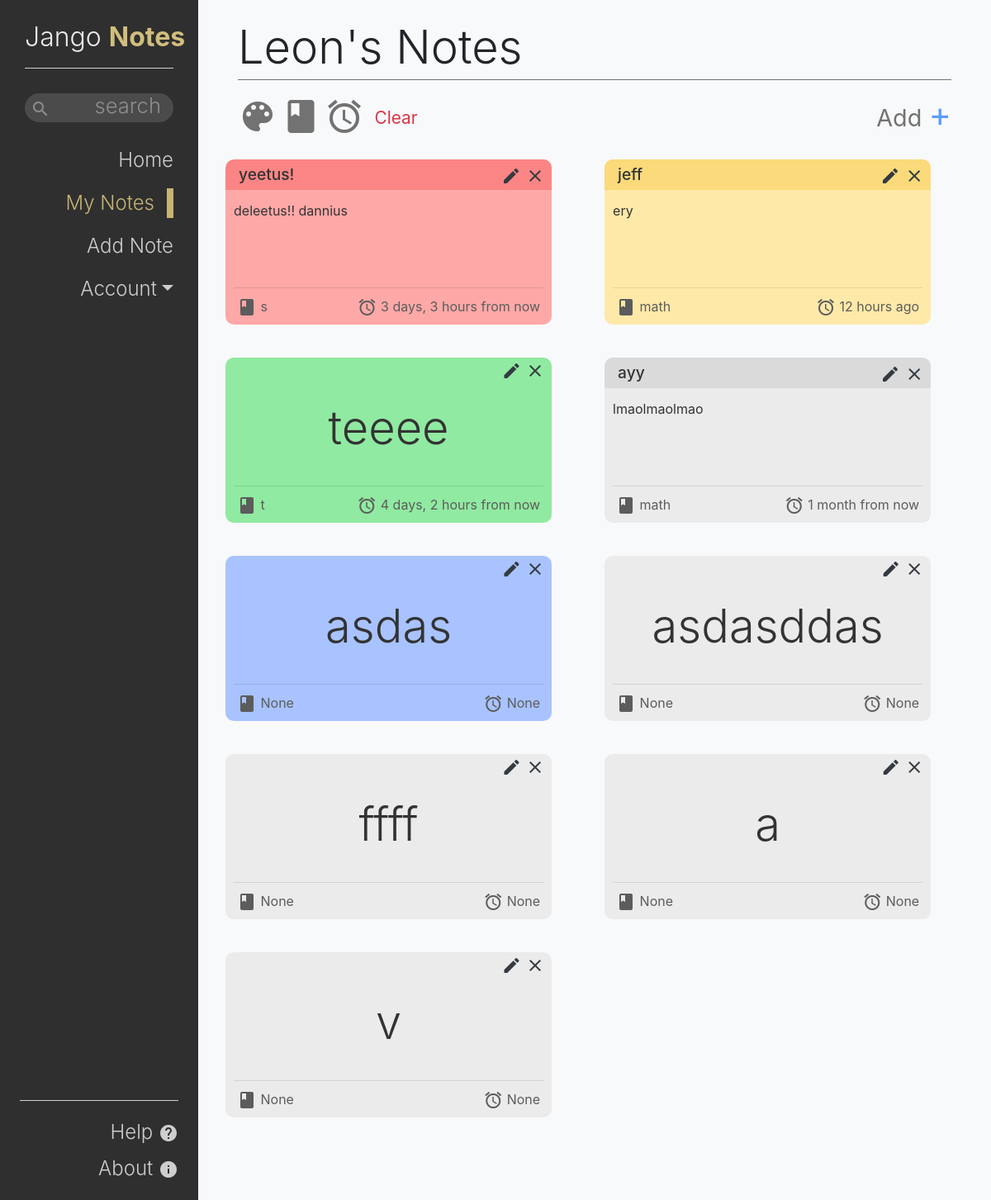
Before: /notes (signed in) with the older database file.
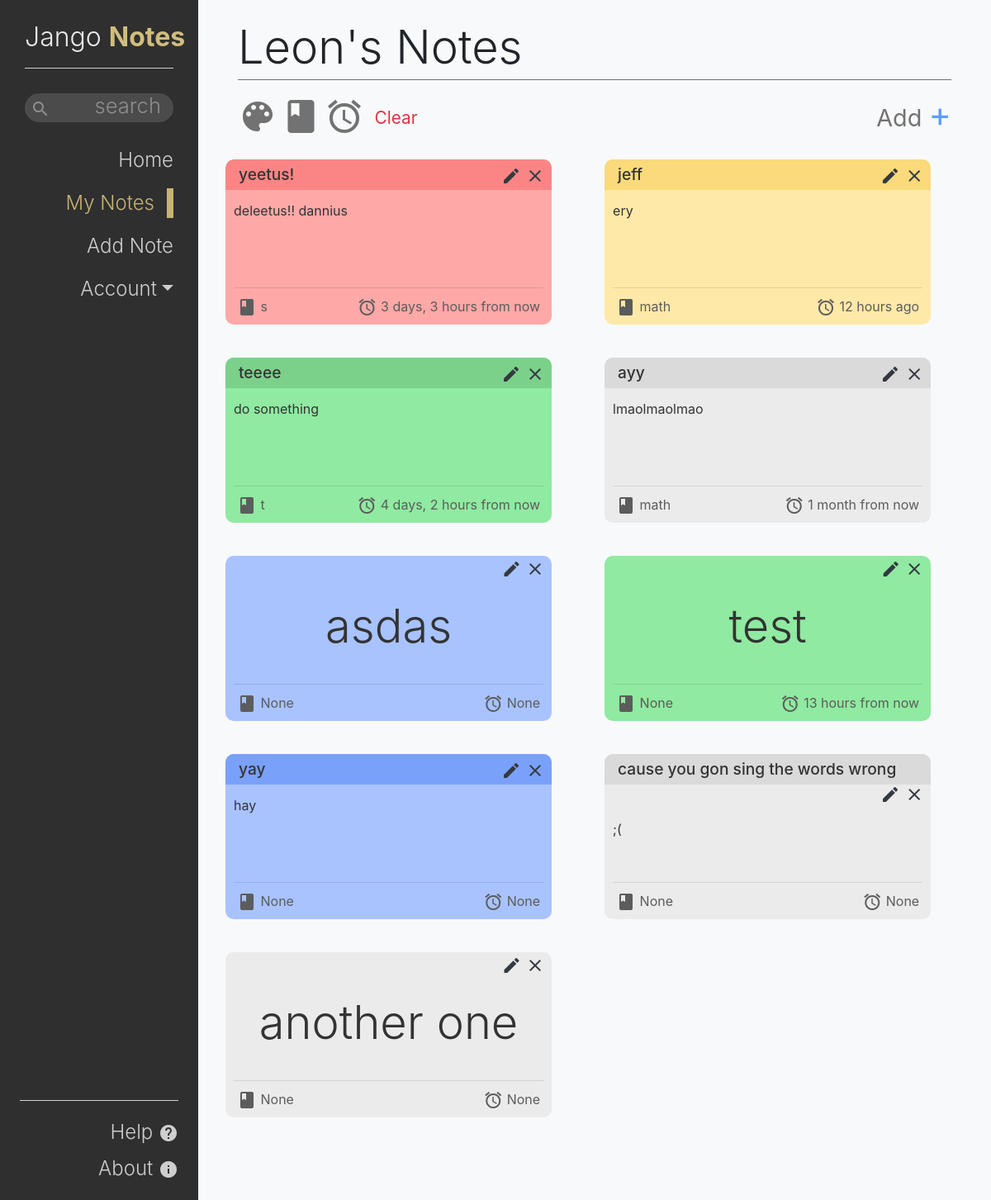
After: the same page with the newer database file.
### notesApp/models.py (models this page shows, shortened)
class Note(models.Model):
    colourChoices = (
        ('blue', 'Blue'),
        ('red', 'Red'),
        ('green', 'Green'),
        ('yellow', 'Yellow'),
    )
    owner = models.ForeignKey(User, on_delete=models.CASCADE)
    title = models.CharField(
        max_length=50, help_text="Main description of your task")
    description = models.TextField(
        blank=True, null=True, help_text="Any additional information")
    colour = models.CharField(blank=True, null=True,
                              max_length=50, choices=colourChoices, help_text="Colour code the note")
    group = models.CharField(
        blank=True, null=True, max_length=50, help_text="Assign the note to a group")
    dateCreated = models.DateTimeField(
        auto_now_add=True, verbose_name='date created')
    dateDue = models.DateTimeField(
        blank=True, null=True, help_text="Set a reminder date", verbose_name='date due')
    class Meta:
        ordering = ["dateCreated"]

### notesApp/views.py (the view)
# urls.py: path('notes', views.Notes, name='notes'),
@login_required
def Notes(request):
    search = request.GET.get('search', '')
    sort = request.GET.get('sort', 'dateCreated')
    noteList = Note.objects.filter(owner=request.user).filter(
        Q(title__contains=search) |
     Q(description__contains=search) |
     Q(group__contains=search) |
     Q(colour__contains=search)
     ).order_by(sort)
    return render(request, 'notesApp/notes.html', {'noteList': noteList})

### templates/notesApp/notes.html (shortened to what this page needs)
{% extends "base.html" %} {% load humanize %} {% block content %}
<span class="display-4">{{ user.get_username|title }}'s Notes</span>
<hr style="border-top: 1px solid #707070; margin: 5px 0 20px 0">
<div class="sort-icons">
  <i id="colour" class="material-icons" style="font-size: 48px">
  </i>
  <i id="group" class="material-icons" style="font-size: 48px">
  </i>
  <i id="dateDue" class="material-icons" style="font-size: 48px">
  </i>
  <a class="text-danger pl-2" style="position: relative; top: -15px; font-size: 1.3rem" href="{% url 'notes' %}">Clear</a>
  <a style="font-size: 1.8rem;
        color: #727272;
        text-decoration: none;
        position: relative;
        top: -10px" class="float-right" href="{% url 'noteCreate' %}">Add
    <span style="color: #5F9CFF;
        font-size: 2.6rem;
        margin-bottom: 20px;">+</span>
  </a>
</div>
{% if noteList %}
<div class="row notelist pr-3">
{% for note in noteList %}
<div class="note col-12 col-lg-6 {{ note.colour }}">
  {% if note.description %}
  <div class="note-title pl-3 py-1">
    {{ note.title }}
    <div class="float-right pt-1 pr-2">
      <a href="{% url 'editNote' note.id %}">
        <i class="edit material-icons text-dark">
        </i>
      </a>
      <a href="{% url 'deleteNote' note.id %}">
        <i class="delete material-icons text-dark">
        </i>
      </a>
    </div>
  </div>
  {% else %}
  <div class="float-right pt-1 pr-2">
      <a href="{% url 'editNote' note.id %}">
        <i class="edit material-icons text-dark">
        </i>
      </a>
      <a href="{% url 'deleteNote' note.id %}">
        <i class="delete material-icons text-dark">
        </i>
      </a>
    </div>
  {% endif %}
  <div class="note-body" style="width: 100%; overflow-x: auto; overflow-y: auto; height: 110px;">
    {% if note.description %}
      {{ note.description }}
    {% else %}
      <div class="text-center mt-2 display-4">{{ note.title }}</div>
    {% endif %}
  </div>
  <div style="position: absolute; top: 145px; width: 100%;" class="note-footer">
    <hr class="mt-0 mb-1">
    <span class="pl-1">
      <i class="material-icons" style="position: relative; top: 7px">
      </i> {{ note.group }}</span>
    <span class="float-right pr-1"><i class="material-icons" style="position: relative; top: 7px">
      </i> {{ note.dateDue|naturaltime }}</span>
  </div>
</div>
{% endfor %}
</div>
{% endif %} {% endblock %} {% block sidebar %}
<li class="nav-item">
  <a class="nav-link" href="{% url 'index' %}">Home</a>
</li>
<li class="nav-item active">
  <a class="nav-link" href="{% url 'notes' %}">My Notes</a>
</li>
<li class="nav-item">
  <a class="nav-link" href="{% url 'noteCreate' %}">Add Note</a>
</li>
{% endblock %}

### templates/base.html (shortened to what this page needs)
<!DOCTYPE html>
<html lang="en">
<head>
  <link rel="stylesheet" href="https://stackpath.bootstrapcdn.com/bootstrap/4.1.0/css/bootstrap.min.css"
>
  {% load static %}
  <link rel="stylesheet" href="{% static 'notesApp/css/style.css' %}">
</head>
<body>
  <div class="container-fluid h-100">
    <div class="row h-100">
      <nav class="navbar sidenav
      col-xl-2 col-md-3
      d-none d-lg-block
      navbar-dark
      float-right text-right" style="padding: 16px 30px;
      background-color: #2F2F2F">
        <h1 style="font-size: 2em; color: #EBEBEB" class="font-weight-light navbar-brand mr-1" href="#">Jango
          <span class="font-weight-bold" style="color: #D1BE7D">Notes</span>
        </h1>
        <hr class="mt-0 mb-3" style="border-top: solid 1px #CECECE">
        <div class="inner-addon left-addon">
          <input type="text" placeholder="search" id="searchInput" class="form-control">
        </div>
        <ul class="navbar-nav font-weight-light" style="font-size: 1.5rem">
          {% block sidebar %}{% endblock %}
          <li class="nav-item dropdown">
            <a class="nav-link dropdown-toggle" data-toggle="dropdown" href="#" role="button" aria-haspopup="true" aria-expanded="false">Account</a>
          </li>
        </ul>
        <div class="footer px-4 pb-3" style="width: 100%; position: absolute; bottom: 0; right: 0">
          <hr style="border-top: solid 1px #CECECE">
          <ul class="navbar-nav font-weight-light" style="font-size: 1.5rem">
            <li class="nav-item">
              <a id="help" style="color: #CECECE" class="nav-link py-1" href="#">Help
                <i class="footer-icons material-icons">
                </i>
              </a>
            </li>
            <li class="nav-item">
              <a id="info" style="color: #CECECE" class="nav-link py-1" href="#">About
                <i class="footer-icons material-icons">
                </i>
              </a>
            </li>
          </ul>
        </div>
      </nav>
      <div class="col bg-light px-5 py-4" style="overflow-y: scroll">
        {% block content %}{% endblock %}
      </div>
    </div>
  </div>
</body>
</html>

### static/notesApp/css/style.css (style rules this page uses)
html, body { height: 100%; min-height: 100%; }
.red { background-color: #ffa8a8 !important; }
.red > .note-title { background-color: #fb8585; }
.blue { background-color: #a8c3ff !important; }
.blue > .note-title { background-color: #7aa1fa; }
.green { background-color: #90eaa1 !important; }
.green > .note-title { background-color: rgb(123, 209, 138); }
.yellow { background-color: #ffe9a8 !important; }
.yellow > .note-title { background-color: #fada7a; }
#searchInput { width: 100%; margin: 30px 0 20px; border-radius: 25px; border-style: none; padding: 0px 15px 5px; font-size: 1.6rem; height: 35px; font-weight: 300; background-color: #4b4b4b; color: #8e8e8e; text-align: right; }
::placeholder { color: #8e8e8e !important; }
.sort-icons { color: #727272; margin-bottom: 20px; }
.note { border-radius: 10px; margin-bottom: 40px; background-color: #ebebeb; height: 200px; padding: 0; color: #333333; max-width: 45%; }
.note-title { background-color: #dadada; }
.notelist { overflow-y: auto; height: 85%; border-radius: 10px !important; }
.note:nth-child(odd) { margin-right: 4rem !important; }
.note-title { border-radius: 10px 10px 0 0; font-size: 1.2rem; font-weight: 500; }
.note-body { padding: 10px 10px; }
.note-footer { padding: 10px 10px; color: rgb(92, 92, 92); }
.sidenav > .navbar-nav > .nav-item > .nav-link { color: #cecece; }
.sidenav > .navbar-nav > .active a { color: #c7b474 !important; border-right: #c7b474 8px solid; padding: 0; padding-right: 15px !important; margin: 8px 0; }
@media only screen and (min-width: 768px) { .sidenav { min-width: 25vw !important; } }
@media only screen and (min-width: 1198px) { .sidenav { min-width: 20vw !important; } }
.inner-addon { position: relative; }
.left-addon input { padding-left: 30px; }
.footer-icons { position: relative; top: 5px; }

Changed rows visible on the page:
removed Note: title "asdasddas", group "None", dateDue "None"
removed Note: title "ffff", group "None", dateDue "None"
removed Note: title "a", group "None", dateDue "None"
removed Note: title "v", group "None", dateDue "None"
changed Note "teeee": description (not shown) → "do something"
added Note: title "test", group "None", dateDue "13 hours from now", colour "green" (drawn)
added Note: title "yay", description "hay", group "None", dateDue "None", colour "blue" (drawn)
added Note: title "cause you gon sing the words wrong", description ";(", group "None", dateDue "None"
added Note: title "another one", group "None", dateDue "None"
